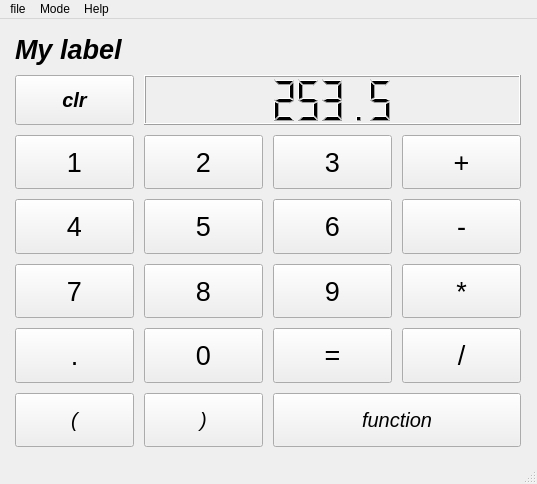
<?xml version="1.0" encoding="UTF-8"?>
<ui version="4.0">
 <class>MainWindow</class>
 <widget class="QMainWindow" name="MainWindow">
  <property name="geometry">
   <rect>
    <x>0</x>
    <y>0</y>
    <width>537</width>
    <height>484</height>
   </rect>
  </property>
  <property name="windowTitle">
   <string>MainWindow</string>
  </property>
  <widget class="QWidget" name="centralwidget">
   <layout class="QGridLayout" name="gridLayout">
    <property name="leftMargin">
     <number>15</number>
    </property>
    <property name="topMargin">
     <number>15</number>
    </property>
    <property name="rightMargin">
     <number>16</number>
    </property>
    <property name="bottomMargin">
     <number>15</number>
    </property>
    <property name="spacing">
     <number>10</number>
    </property>
    <item row="3" column="1">
     <widget class="QPushButton" name="btn1">
      <property name="sizePolicy">
       <sizepolicy hsizetype="Minimum" vsizetype="Expanding">
        <horstretch>0</horstretch>
        <verstretch>0</verstretch>
       </sizepolicy>
      </property>
      <property name="font">
       <font>
        <pointsize>20</pointsize>
       </font>
      </property>
      <property name="text">
       <string>1</string>
      </property>
     </widget>
    </item>
    <item row="6" column="4">
     <widget class="QPushButton" name="btn_div">
      <property name="sizePolicy">
       <sizepolicy hsizetype="Minimum" vsizetype="Expanding">
        <horstretch>0</horstretch>
        <verstretch>0</verstretch>
       </sizepolicy>
      </property>
      <property name="font">
       <font>
        <pointsize>20</pointsize>
       </font>
      </property>
      <property name="text">
       <string>/</string>
      </property>
     </widget>
    </item>
    <item row="5" column="4">
     <widget class="QPushButton" name="btn_mult">
      <property name="sizePolicy">
       <sizepolicy hsizetype="Minimum" vsizetype="Expanding">
        <horstretch>0</horstretch>
        <verstretch>0</verstretch>
       </sizepolicy>
      </property>
      <property name="font">
       <font>
        <pointsize>20</pointsize>
       </font>
      </property>
      <property name="text">
       <string>*</string>
      </property>
     </widget>
    </item>
    <item row="3" column="4">
     <widget class="QPushButton" name="btn_add">
      <property name="sizePolicy">
       <sizepolicy hsizetype="Minimum" vsizetype="Expanding">
        <horstretch>0</horstretch>
        <verstretch>0</verstretch>
       </sizepolicy>
      </property>
      <property name="font">
       <font>
        <pointsize>20</pointsize>
       </font>
      </property>
      <property name="text">
       <string>+</string>
      </property>
     </widget>
    </item>
    <item row="4" column="2">
     <widget class="QPushButton" name="btn5">
      <property name="sizePolicy">
       <sizepolicy hsizetype="Minimum" vsizetype="Expanding">
        <horstretch>0</horstretch>
        <verstretch>0</verstretch>
       </sizepolicy>
      </property>
      <property name="font">
       <font>
        <pointsize>20</pointsize>
       </font>
      </property>
      <property name="text">
       <string>5</string>
      </property>
     </widget>
    </item>
    <item row="2" column="1">
     <widget class="QPushButton" name="btn_clr">
      <property name="sizePolicy">
       <sizepolicy hsizetype="Minimum" vsizetype="Preferred">
        <horstretch>0</horstretch>
        <verstretch>0</verstretch>
       </sizepolicy>
      </property>
      <property name="font">
       <font>
        <pointsize>15</pointsize>
        <weight>75</weight>
        <italic>true</italic>
        <bold>true</bold>
        <underline>false</underline>
       </font>
      </property>
      <property name="text">
       <string>clr</string>
      </property>
     </widget>
    </item>
    <item row="3" column="2">
     <widget class="QPushButton" name="btn2">
      <property name="sizePolicy">
       <sizepolicy hsizetype="Minimum" vsizetype="Expanding">
        <horstretch>0</horstretch>
        <verstretch>0</verstretch>
       </sizepolicy>
      </property>
      <property name="font">
       <font>
        <pointsize>20</pointsize>
       </font>
      </property>
      <property name="text">
       <string>2</string>
      </property>
     </widget>
    </item>
    <item row="5" column="1">
     <widget class="QPushButton" name="btn7">
      <property name="sizePolicy">
       <sizepolicy hsizetype="Minimum" vsizetype="Expanding">
        <horstretch>0</horstretch>
        <verstretch>0</verstretch>
       </sizepolicy>
      </property>
      <property name="font">
       <font>
        <pointsize>20</pointsize>
       </font>
      </property>
      <property name="text">
       <string>7</string>
      </property>
     </widget>
    </item>
    <item row="4" column="4">
     <widget class="QPushButton" name="btn_subs">
      <property name="sizePolicy">
       <sizepolicy hsizetype="Minimum" vsizetype="Expanding">
        <horstretch>0</horstretch>
        <verstretch>0</verstretch>
       </sizepolicy>
      </property>
      <property name="font">
       <font>
        <pointsize>20</pointsize>
       </font>
      </property>
      <property name="text">
       <string>-</string>
      </property>
     </widget>
    </item>
    <item row="5" column="2">
     <widget class="QPushButton" name="btn8">
      <property name="sizePolicy">
       <sizepolicy hsizetype="Minimum" vsizetype="Expanding">
        <horstretch>0</horstretch>
        <verstretch>0</verstretch>
       </sizepolicy>
      </property>
      <property name="font">
       <font>
        <pointsize>20</pointsize>
       </font>
      </property>
      <property name="text">
       <string>8</string>
      </property>
     </widget>
    </item>
    <item row="4" column="3">
     <widget class="QPushButton" name="pushButton_3">
      <property name="sizePolicy">
       <sizepolicy hsizetype="Minimum" vsizetype="Expanding">
        <horstretch>0</horstretch>
        <verstretch>0</verstretch>
       </sizepolicy>
      </property>
      <property name="font">
       <font>
        <pointsize>20</pointsize>
       </font>
      </property>
      <property name="text">
       <string>6</string>
      </property>
     </widget>
    </item>
    <item row="6" column="3">
     <widget class="QPushButton" name="btn_eq">
      <property name="sizePolicy">
       <sizepolicy hsizetype="Minimum" vsizetype="Expanding">
        <horstretch>0</horstretch>
        <verstretch>0</verstretch>
       </sizepolicy>
      </property>
      <property name="font">
       <font>
        <pointsize>20</pointsize>
       </font>
      </property>
      <property name="text">
       <string>=</string>
      </property>
     </widget>
    </item>
    <item row="5" column="3">
     <widget class="QPushButton" name="btn9">
      <property name="sizePolicy">
       <sizepolicy hsizetype="Minimum" vsizetype="Expanding">
        <horstretch>0</horstretch>
        <verstretch>0</verstretch>
       </sizepolicy>
      </property>
      <property name="font">
       <font>
        <pointsize>20</pointsize>
       </font>
      </property>
      <property name="text">
       <string>9</string>
      </property>
     </widget>
    </item>
    <item row="0" column="1" colspan="4">
     <widget class="QLabel" name="label">
      <property name="sizePolicy">
       <sizepolicy hsizetype="Ignored" vsizetype="Maximum">
        <horstretch>0</horstretch>
        <verstretch>0</verstretch>
       </sizepolicy>
      </property>
      <property name="font">
       <font>
        <pointsize>20</pointsize>
        <weight>75</weight>
        <italic>true</italic>
        <bold>true</bold>
       </font>
      </property>
      <property name="text">
       <string>My label</string>
      </property>
     </widget>
    </item>
    <item row="6" column="2">
     <widget class="QPushButton" name="btn0">
      <property name="sizePolicy">
       <sizepolicy hsizetype="Minimum" vsizetype="Expanding">
        <horstretch>0</horstretch>
        <verstretch>0</verstretch>
       </sizepolicy>
      </property>
      <property name="font">
       <font>
        <pointsize>20</pointsize>
       </font>
      </property>
      <property name="text">
       <string>0</string>
      </property>
     </widget>
    </item>
    <item row="3" column="3">
     <widget class="QPushButton" name="btn3">
      <property name="sizePolicy">
       <sizepolicy hsizetype="Minimum" vsizetype="Expanding">
        <horstretch>0</horstretch>
        <verstretch>0</verstretch>
       </sizepolicy>
      </property>
      <property name="font">
       <font>
        <pointsize>20</pointsize>
       </font>
      </property>
      <property name="text">
       <string>3</string>
      </property>
     </widget>
    </item>
    <item row="2" column="2" colspan="3">
     <widget class="QLCDNumber" name="lcd">
      <property name="sizePolicy">
       <sizepolicy hsizetype="Minimum" vsizetype="Fixed">
        <horstretch>0</horstretch>
        <verstretch>0</verstretch>
       </sizepolicy>
      </property>
      <property name="minimumSize">
       <size>
        <width>25</width>
        <height>50</height>
       </size>
      </property>
      <property name="font">
       <font>
        <pointsize>20</pointsize>
        <weight>75</weight>
        <italic>false</italic>
        <bold>true</bold>
       </font>
      </property>
      <property name="layoutDirection">
       <enum>Qt::LeftToRight</enum>
      </property>
      <property name="autoFillBackground">
       <bool>false</bool>
      </property>
      <property name="smallDecimalPoint">
       <bool>false</bool>
      </property>
      <property name="value" stdset="0">
       <double>253.539999999999992</double>
      </property>
     </widget>
    </item>
    <item row="4" column="1">
     <widget class="QPushButton" name="btn4">
      <property name="sizePolicy">
       <sizepolicy hsizetype="Minimum" vsizetype="Expanding">
        <horstretch>0</horstretch>
        <verstretch>0</verstretch>
       </sizepolicy>
      </property>
      <property name="font">
       <font>
        <pointsize>20</pointsize>
       </font>
      </property>
      <property name="text">
       <string>4</string>
      </property>
     </widget>
    </item>
    <item row="7" column="1">
     <widget class="QPushButton" name="brc_open">
      <property name="sizePolicy">
       <sizepolicy hsizetype="Minimum" vsizetype="MinimumExpanding">
        <horstretch>0</horstretch>
        <verstretch>0</verstretch>
       </sizepolicy>
      </property>
      <property name="font">
       <font>
        <pointsize>15</pointsize>
        <weight>50</weight>
        <italic>true</italic>
        <bold>false</bold>
        <underline>false</underline>
        <strikeout>false</strikeout>
       </font>
      </property>
      <property name="text">
       <string>(</string>
      </property>
     </widget>
    </item>
    <item row="6" column="1">
     <widget class="QPushButton" name="btn_dec">
      <property name="sizePolicy">
       <sizepolicy hsizetype="Minimum" vsizetype="Expanding">
        <horstretch>0</horstretch>
        <verstretch>0</verstretch>
       </sizepolicy>
      </property>
      <property name="font">
       <font>
        <pointsize>20</pointsize>
       </font>
      </property>
      <property name="text">
       <string>.</string>
      </property>
     </widget>
    </item>
    <item row="7" column="2">
     <widget class="QPushButton" name="brc_close">
      <property name="sizePolicy">
       <sizepolicy hsizetype="Minimum" vsizetype="MinimumExpanding">
        <horstretch>0</horstretch>
        <verstretch>0</verstretch>
       </sizepolicy>
      </property>
      <property name="font">
       <font>
        <pointsize>15</pointsize>
        <weight>50</weight>
        <italic>true</italic>
        <bold>false</bold>
        <underline>false</underline>
        <strikeout>false</strikeout>
       </font>
      </property>
      <property name="text">
       <string>)</string>
      </property>
     </widget>
    </item>
    <item row="7" column="3" colspan="2">
     <widget class="QPushButton" name="pushButton_4">
      <property name="sizePolicy">
       <sizepolicy hsizetype="Minimum" vsizetype="MinimumExpanding">
        <horstretch>0</horstretch>
        <verstretch>0</verstretch>
       </sizepolicy>
      </property>
      <property name="font">
       <font>
        <pointsize>15</pointsize>
        <weight>50</weight>
        <italic>true</italic>
        <bold>false</bold>
        <underline>false</underline>
        <strikeout>false</strikeout>
       </font>
      </property>
      <property name="text">
       <string>function</string>
      </property>
     </widget>
    </item>
   </layout>
  </widget>
  <widget class="QMenuBar" name="menubar">
   <property name="geometry">
    <rect>
     <x>0</x>
     <y>0</y>
     <width>537</width>
     <height>20</height>
    </rect>
   </property>
   <widget class="QMenu" name="menufile">
    <property name="title">
     <string>file</string>
    </property>
    <addaction name="actionExit"/>
   </widget>
   <widget class="QMenu" name="menuMode">
    <property name="title">
     <string>Mode</string>
    </property>
    <addaction name="actionSimple"/>
    <addaction name="actionScientific"/>
   </widget>
   <widget class="QMenu" name="menuHelp">
    <property name="title">
     <string>Help</string>
    </property>
    <addaction name="actionabout"/>
   </widget>
   <addaction name="menufile"/>
   <addaction name="menuMode"/>
   <addaction name="menuHelp"/>
  </widget>
  <widget class="QStatusBar" name="statusbar"/>
  <action name="actionExit">
   <property name="text">
    <string>Exit</string>
   </property>
  </action>
  <action name="actionSimple">
   <property name="text">
    <string>Simple</string>
   </property>
  </action>
  <action name="actionScientific">
   <property name="text">
    <string>Scientific</string>
   </property>
  </action>
  <action name="actionabout">
   <property name="text">
    <string>about</string>
   </property>
  </action>
 </widget>
 <resources/>
 <connections/>
</ui>
